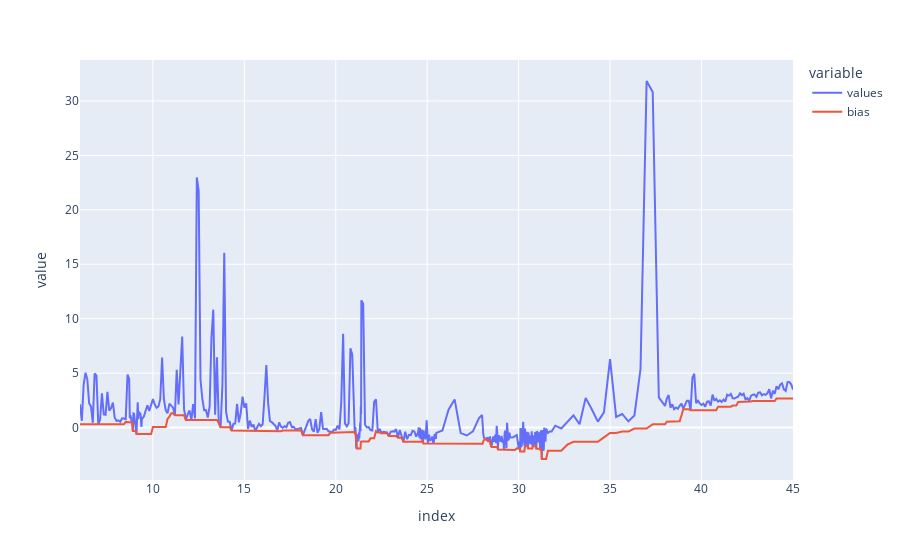

The cell this chart's notebook holds for it:
### Markdown cell above
Dans un premier temps recherche du minimum de la courbe au cours du temps

### Code cell
bias = newdf['values'].rolling(15).min()
bias = pd.concat([pd.DataFrame([np.NaN] * tools.PADDING), bias]) # pour compenser le padding du filtre à 0 et éliminer l'effet de bord
bias = pd.concat([bias, pd.DataFrame([np.NaN] * tools.PADDING)])
bias = bias.fillna(method='ffill') # on retire les Nan en forward et backward (pour être sûr qu'il n'y en ai plus)
bias = bias.fillna(method='bfill')
newdf['bias'] = bias.to_numpy()[tools.PADDING : -tools.PADDING] # affichage uniquement de la partie qui nous intéresse
newdf.plot()

### Figure 1 — Plotly figure (JSON) as saved in the notebook; plotly's stock layout.template omitted (floating-point values rounded to 4 significant figures; data arrays with more than 128 entries replaced by an {"elided": "..."} marker saying what was removed)
{"data": [{"hovertemplate": "variable=values<br>index=%{x}<br>value=%{y}<extra></extra>", "legendgroup": "values", "line": {"color": "#636efa", "dash": "solid"}, "mode": "lines", "name": "values", "orientation": "v", "showlegend": true, "type": "scatter", "x": {"elided": "493 float values"}, "xaxis": "x", "y": {"elided": "493 float values"}, "yaxis": "y"}, {"hovertemplate": "variable=bias<br>index=%{x}<br>value=%{y}<extra></extra>", "legendgroup": "bias", "line": {"color": "#EF553B", "dash": "solid"}, "mode": "lines", "name": "bias", "orientation": "v", "showlegend": true, "type": "scatter", "x": {"elided": "493 float values"}, "xaxis": "x", "y": {"elided": "493 float values"}, "yaxis": "y"}], "layout": {"legend": {"title": {"text": "variable"}, "tracegroupgap": 0}, "margin": {"t": 60}, "xaxis": {"anchor": "y", "domain": [0, 1], "title": {"text": "index"}}, "yaxis": {"anchor": "x", "domain": [0, 1], "title": {"text": "value"}}}}
